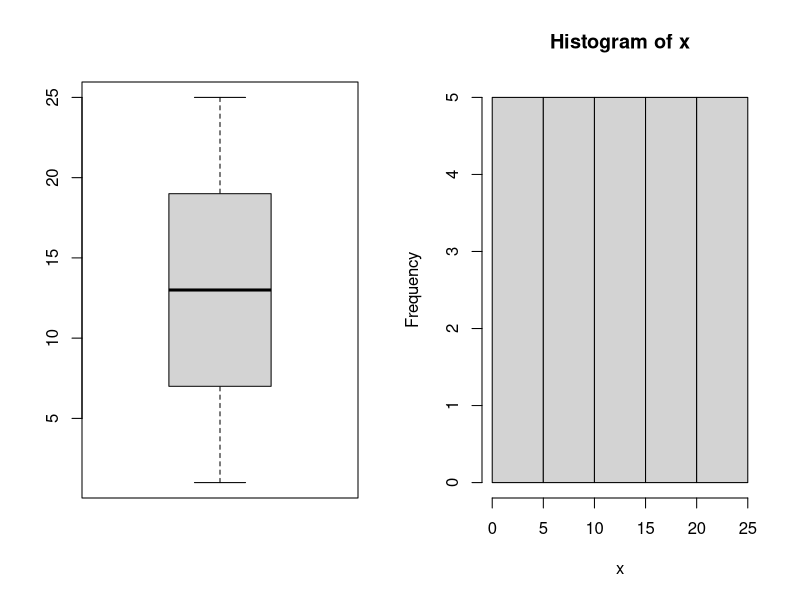

Source code (R):
## ---- chunk 1
#Sequence
1:10
seq(1,10,2)
seq(1, 10, length.out = 6)
#assign a name to a value
a <- 3 ^ 5 
b = 3 ^ 5 
a 
b
#calculation by the set values
a <- 1000 
b <- 4 
a * b - a 
#Special values in R
NA
0/0
2/0
-2/0
pi
1e-3
#Absolute value
abs(-2)
#Exponential and logarithm
exp(10); log(2); log2(2); log(10); log10(10)
#logarithm
log(10, base = 10); log10(10)
log(10, base = exp(1)); log(10)
#degree of the power
2 ** 3; 2^3
2^0.5; sqrt(2)
#sin(), cos(), tan(), asin(), acos(), atan()
#Approximated values
round(125.78253) 
round(125.78253, digits = 3)
round(125.78253, digits = -2)
round(83524587, digits = -3); round(83524587, digits = -5)
signif(125.78253, digits = 2)
signif(83524587, digits = 3); signif(83524587, digits = 5)
floor(125.78253)
ceiling(125.78253)
trunc(125.78253)# extract the integer part
#Descriptive statistics
x <- 1:25 
mean(x) 
var(x)
median(x)
quantile(x, c(0.1, 0.5, 0.7))
#vector
x <- c(1, 3, 5, 7, 9, 11) 
y <- c(2, 4, 6, 8, 10, 12) 
x 
y
#statistic (missing value)
x <- c(1:25, NA) 
mean(x) 
var(x)
median(x)
#remove missing value
x <- c(1:25, NA) 
mean(x, na.rm = TRUE)
var(x, na.rm = TRUE)
median(x, na.rm = TRUE)
quantile(x, 0.5, na.rm = TRUE)
#summary of a set
x <- c(1:25, NA) 
summary(x)
#figures of a set
x <- c(1:25, NA) 
par(mfrow = c(1, 2)) 
boxplot(x) 
hist(x)
#vector
vt1 <- c(1:5)
vt2 <- c(3:6)
vt2 <- c(vt2, vt1) 
vt2
#length()
length(vt1);length(vt2)
#extract elements
vt1[3] 
vt2[c(3,5,7)]
#delete element
vt1
vt1[-2] 
vt2
vt2[-c(3:6)] 
#vector arithmetic
x <- c(3, 6, 9)
x * 3
x - 3
x ^ 3
#longer object length is not a multiple of shorter object 
y1 <- c(3, 2); y2 <- c(3, 2, 4); 
x^y1 #x^(3,2,3)
x^y2
#When the vectors are diﬀerent lengths, the shorter one is extended by recycling. 
c(1, 1, 2, 2, 3, 3, 4, 4, 5, 5, 6, 6, 7, 7, 8, 8, 9, 9, 10, 10) %% 2:3
#Recycling: rep(x, ntimes)
c(1, 1, 2, 2, 3, 3, 4, 4, 5, 5, 6, 6, 7, 7, 8, 8, 9, 9, 10, 10) %% rep(2:3, 10)
#seq();rep()
rep(3, 12)
rep(seq(2, 10, 2), 2)
rep(c(1, 4), c(3, 2))
rep(seq(2, 10, 2), rep(3, 5))
#assign values into a vector
Xvector <- rep(NA, 6) 
Xvector[3] <- 12 
Xvector[c(4:6)] <- rep(1, 3)
Xvector 
#delete NA
Xvector <- Xvector[-(1:2)]
Xvector
#matrix(by row)
a <- 1:5; b <- 6:10; c <- 11:15; d <- 16:20;
M1 <- rbind(a, b, c, d)
M1 
#matrix(by column)
M2 <- cbind(a, b, c, d) 
M2 
#dimension
dim(M1) ;dim(M2) 
#matrix(by a long vector)
X <- 1:20 
matrix(X, nrow = 4, ncol = 5)
matrix(X, nrow = 5, ncol = 4)
matrix(X, nrow = 4, ncol = 5, byrow = TRUE)
matrix(X, nrow = 5, ncol = 4, byrow = TRUE)
dim(M1) 
colnames(M1); rownames(M1);
colnames(M1) <- c("V1", "V2", "V3", "V4", "V5") 
M1 
#extract elements
M1[2, 4] #M1[5, 5] subscript out of bounds
M1[c(2, 4), 3]; M1[c(2, 4), c(3, 5)]
#extract a row or a column
M1[, 4];M1[4,]
M1[c(2, 4), ]; M1[, c(3, 5)]
#extract elements
M1[5];M1[13]
M2
M2[5];M2[13]
